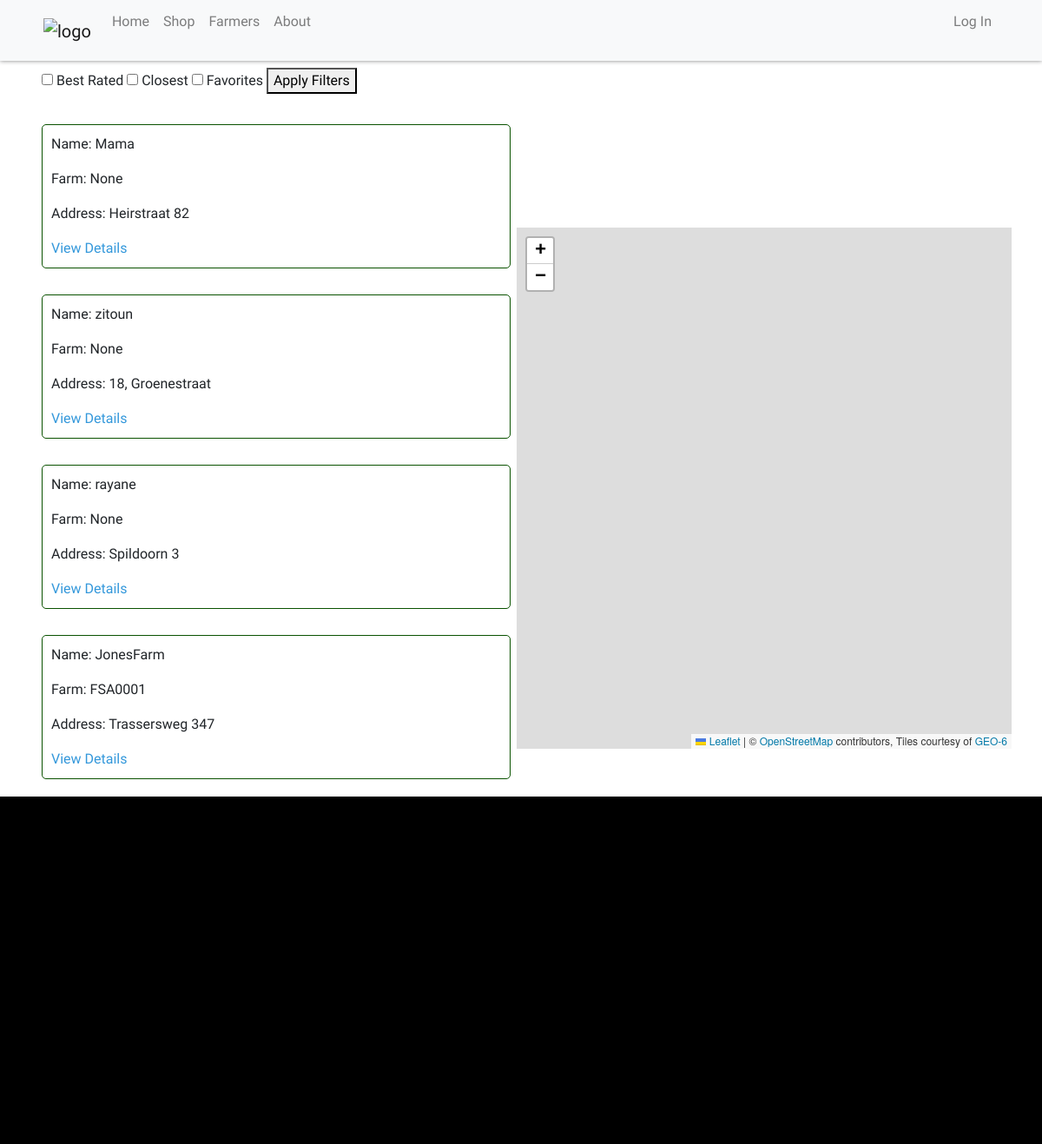
The page /accounts/farmers/ on the database as committed earlier.
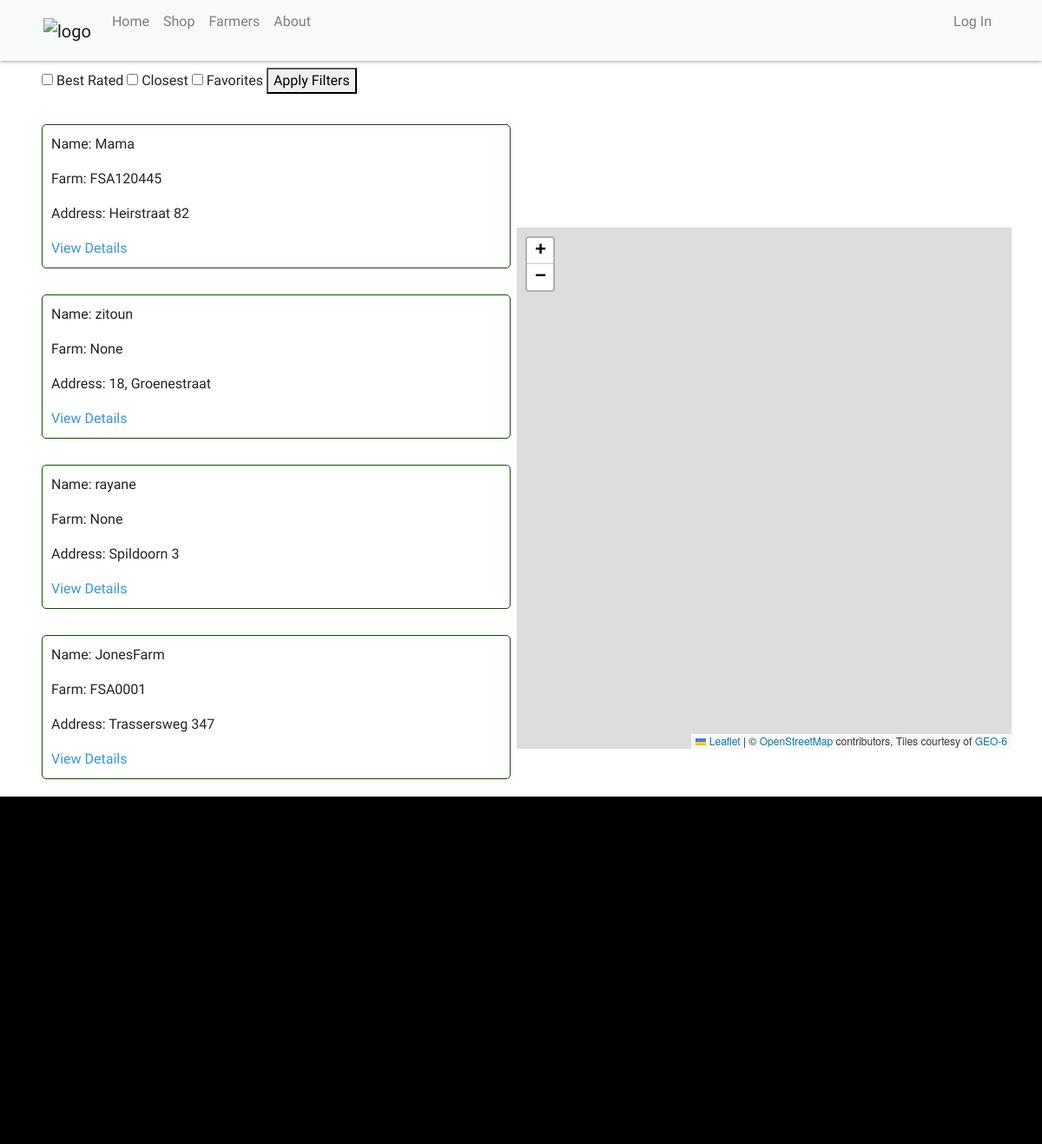
The same page on the database as committed later.
### accounts/models.py (models this page shows, shortened)
class User(auth.models.AbstractUser):
    username = models.CharField(max_length=50, unique=True)
    is_farmer = models.BooleanField(default=False)
    farm_nr = models.CharField(max_length=200, null=True)
    address = models.CharField(max_length=300, null=True)
    city = models.CharField(max_length=200, null=True)
    state = models.CharField(max_length=50, null=True)
    zip_code = models.CharField(max_length=20, null=True)
    country = CountryField(null=True)
    phone_number = PhoneNumberField(blank=True, null=True)
    latitude = models.FloatField(blank=True, null=True)
    longitude = models.FloatField(blank=True, null=True)
    profile_pic = models.ImageField(upload_to="pfp/", blank=True, null=True, default="pfp/default.jpg")
    avg_rating = models.DecimalField(max_digits=2, decimal_places=1, default=0)
    bio = models.TextField(blank=True)
    class Meta:
        verbose_name = "Farmer"

### accounts/views.py (the view, shortened to what this page needs)
# urls.py: path("farmers/", views.FarmerList.as_view(), name="user_list"),
class FarmerList(ListBreadcrumbMixin, ListView):
    model = User
    template_name = "accounts/farmers_list.html"
    context_object_name = "farmers"
    def get_queryset(self):
        closest_farmers = self.request.GET.get("closest_farmers")
        best_farmers = self.request.GET.get("best_farmers")
        fav_farmers = self.request.GET.get("fav_farmers")
        farmers = User.objects.filter(is_farmer=True)
        if closest_farmers:
            return self.get_closest_farmers()
        elif best_farmers:
            return self.get_best_farmers()
        elif fav_farmers:
            return self.get_fav_farmers()
        else:
            return farmers

### accounts/templates/accounts/farmers_list.html (shortened to what this page needs)
{% extends "base.html" %}
{% load bootstrap4 %}
{% load static %}
{% block content %}
<div class="container farmer_list">
    <h1>Farmers</h1>
    <div class="filter-options">
        <form method="get">
            <label><input type="checkbox" name="best_farmers"> Best Rated</label>
            <label><input type="checkbox" name="closest_farmers"> Closest</label>
            <label><input type="checkbox" name="fav_farmers"id="fav" data-id={{ user.pk }} data-url={% url "accounts:user_list" %}> Favorites </label>
            <button type="submit">Apply Filters</button>
        </form>
    </div>
    <div class="row">
        <div class="col-md-6 order-md-1 order-2">
            {% if farmers %}
            <ul>
                {% for farmer in farmers %}
                <li>
                    <div class="user-info" data-user-id={{ user.pk }}>
                        <p>Name: {{ farmer.username }}</p>
                        <p>Farm: {{ farmer.farm_nr }}</p>
                        <p>Address: {{ farmer.address }} </p>
                        <a href="{% url "accounts:user_detail" pk=farmer.pk %}">View Details</a>
                    </div>
                </li>
                {% endfor %}
            </ul>
            {% else %}
                <p>No products available yet...</p>
            {% endif %}
        </div>
        <div class="col-md-6 order-md-2 order-1" id="map-container">
            <div id="map"></div>
        </div>
    </div>
</div>
{% endblock %}

Rows that differ between the two databases and show on the page:
changed User "Mama": farm_nr "None" → "FSA120445"
